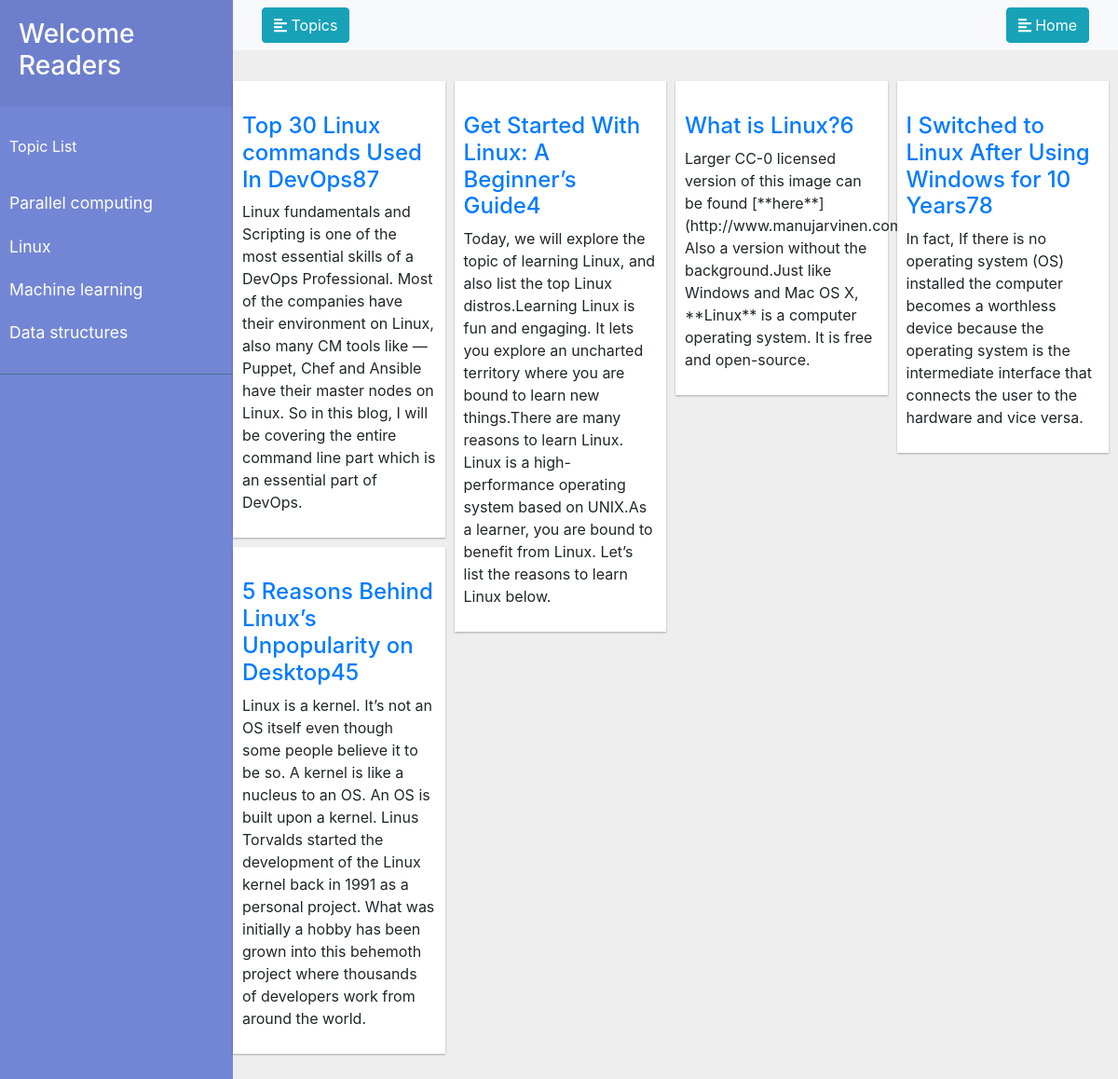
The page /first/topics/2 on the database its author committed.
### first_app/models.py (models this page shows)
class Topic(models.Model):
    name = models.CharField(max_length=256,unique=True)
    timestamp=models.DateTimeField(auto_now_add=True)

class Bloglist(models.Model):
    name = models.CharField(max_length=256,unique=True)
    timestamp=models.DateTimeField(auto_now_add=True)
    desc = models.TextField(default="sample")
    likes= models.IntegerField()
    markdown=models.TextField()
    topic = models.ForeignKey('first_app.Topic',on_delete=models.CASCADE)
    image = models.CharField(max_length=256)

### first_app/views.py (the view)
# urls.py: path('topics/<int:id>',views.topic_view),
def topic_view(request,id):
    my_dict = {}
    my_dict['blogs'] = Bloglist.objects.filter(topic=id)
    my_dict['topic'] = Topic.objects.all().order_by('-timestamp')
    return render(request,"topic_page.html",context=my_dict)

### templates/topic_page.html (shortened to what this page needs)
{% extends 'base.html' %}
{% block content %}
{% load static %}
<div class="container">
  <div class="row">
    <div class="wdc" style="width : 500px">
    </div>
    <section id="pinBoot">
      {% for b in blogs %}
      <article class="white-panel"><img src="{{b.image}}" alt="">
        <h4><a href="/first/blog/{{b.id}}">{{b.name}}</a></h4>
        <p>{{b.desc}}</p>
      </article>
      {% endfor %}
    </section>
  </div>
</div>
{% endblock %}

### templates/base.html (shortened to what this page needs)
<!doctype html>
<html lang="en">
  <head>
    <link rel="stylesheet" href="https://stackpath.bootstrapcdn.com/bootstrap/4.1.0/css/bootstrap.min.css">
  </head>
  <body>
   <div class="wrapper">
   <nav id="sidebar">
     <div class="sidebar-header">
          <h3><a herf="/first">Welcome Readers</a></h3>
      </div>
      <ul class="list-unstyled components">
          <p>Topic List</p>
          {% for t in topic%}
          <li>
              <a href="/first/topics/{{t.id}}" class='tlist'>{{ t.name }}</a>
          </li>
          {% endfor %}
      </ul>
   </nav>
   <div id="content">
     <nav class="navbar navbar-expand-lg navbar-light bg-light">
       <div class="container-fluid">
           <button type="button" id="sidebarCollapse" class="btn btn-info">
               <i class="fas fa-align-left"></i>
               <span>Topics</span>
           </button>
           <button  type="button" id="sidebarCollapse" class="btn btn-info">
               <i class="fas fa-align-left"></i>
               <span><a href="/first" class='tlist'>Home</a></span>
           </button>
       </div>
     </nav>
     {% block content %}
        {% endblock %}
   </div>
  </div>
  </body>
</html>

### templates/base.html (style rules this page uses)
.wrapper { display: flex; width: 100%; align-items: stretch; }
#sidebar { min-width: 250px; max-width: 250px; min-height: 100vh; }
.tlist, .tlist:hover, .tlist:focus { color: inherit; text-decoration: none; transition: all 0.3s; }
#sidebar { background: #7386D5; color: #fff; transition: all 0.3s; }
#sidebar .sidebar-header { padding: 20px; background: #6d7fcc; }
#sidebar ul.components { padding: 20px 0; border-bottom: 1px solid #47748b; }
#sidebar ul p { color: #fff; padding: 10px; }
#sidebar ul li a { padding: 10px; font-size: 1.1em; display: block; }

### templates/topic_page.html (style rules this page uses)
body { background-color:#eee; }
#pinBoot { position: relative; max-width: 100%; width: 100%; }
.white-panel { position: absolute; background: white; box-shadow: 0px 1px 2px rgba(0, 0, 0, 0.3); padding: 10px; }

### rows shown on the page
Topic: name "Parallel computing"
Topic: name "Linux"
Topic: name "Machine learning"
Topic: name "Data structures"
Bloglist: name "Top 30 Linux commands Used In DevOps87", desc "Linux fundamentals and Scripting is one of the most essential skills of a DevOps Professional. Most of the companies have their environment on Linux, also many CM tools like — Puppet, Chef and Ansible have their master nodes on Linux. So in this blog, I will be covering the entire command line part which is an essential part of DevOps."
Bloglist: name "Get Started With Linux: A Beginner’s Guide4", desc "Today, we will explore the topic of learning Linux, and also list the top Linux distros.Learning Linux is fun and engaging. It lets you explore an uncharted territory where you are bound to learn new things.There are many reasons to learn Linux. Linux is a high-performance operating system based on UNIX.As a learner, you are bound to benefit from Linux. Let’s list the reasons to learn Linux below."
Bloglist: name "What is Linux?6", desc "Larger CC-0 licensed version of this image can be found [**here**](http://www.manujarvinen.com/). Also a version without the background.Just like Windows and Mac OS X, **Linux** is a computer operating system. It is free and open-source."
Bloglist: name "I Switched to Linux After Using Windows for 10 Years78", desc "In fact, If there is no operating system (OS) installed the computer becomes a worthless device because the operating system is the intermediate interface that connects the user to the hardware and vice versa."
Bloglist: name "5 Reasons Behind Linux’s Unpopularity on Desktop45", desc "Linux is a kernel. It’s not an OS itself even though some people believe it to be so. A kernel is like a nucleus to an OS. An OS is built upon a kernel. Linus Torvalds started the development of the Linux kernel back in 1991 as a personal project. What was initially a hobby has been grown into this behemoth project where thousands of developers work from around the world."
